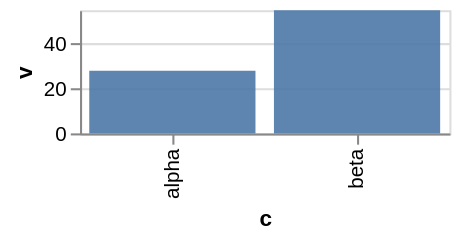

Here is the Vega-Lite specification saved for this chart:
### Vega-Lite specification from a JSON file in a GitHub repository (floating-point values rounded to 4 significant figures)
{"$schema": "https://vega.github.io/schema/vega-lite/v6.json", "description": "The other half of `a-link-a-theme-gave-every-mark`, which cannot be a row beside it because a configuration is chart-level: a chart with no link anywhere — no `href` channel, none on the mark, none in the theme — draws no `cursor` at all. `cursor` returns `markDef.cursor`, which is nothing, and the property is never written. A rule that reached for the pointer on the strength of the theme alone would put one on every chart that has a `config.mark` block of any kind, which is most of them.", "config": {"mark": {"opacity": 0.9}}, "data": {"values": [{"c": "alpha", "v": 28}, {"c": "beta", "v": 55}]}, "width": 180, "height": 60, "mark": "bar", "encoding": {"x": {"field": "c", "type": "nominal"}, "y": {"field": "v", "type": "quantitative"}}}
